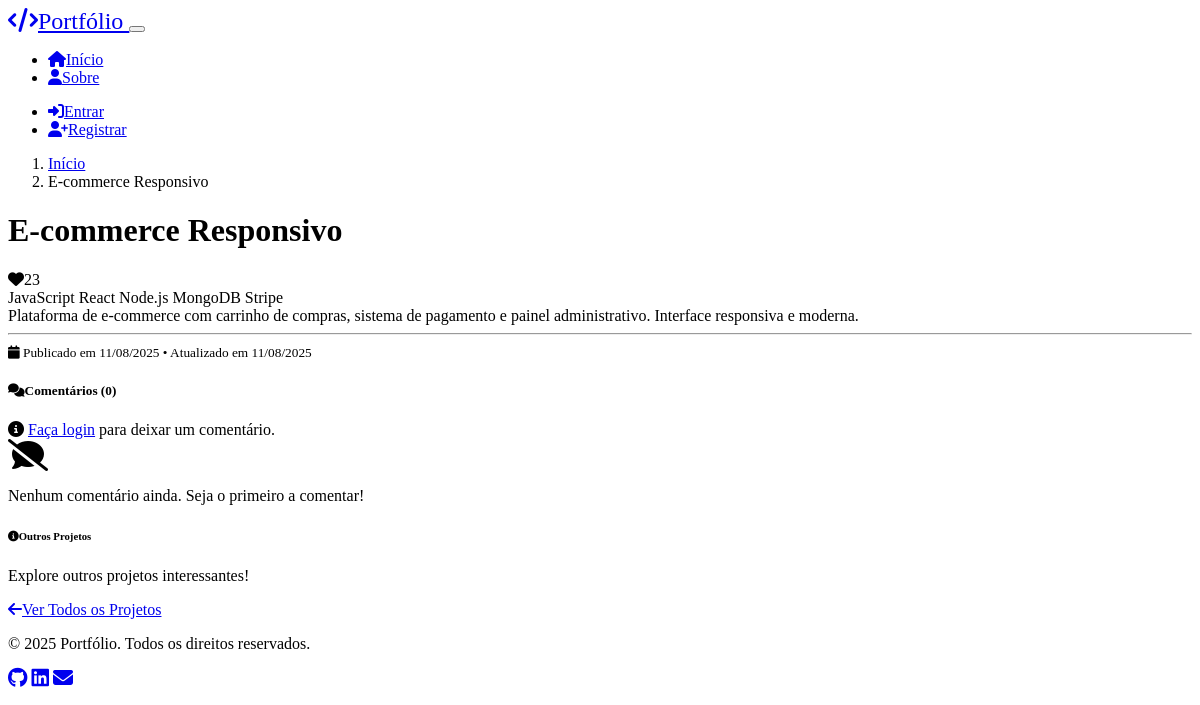
Before: /project/2 with the older database file.
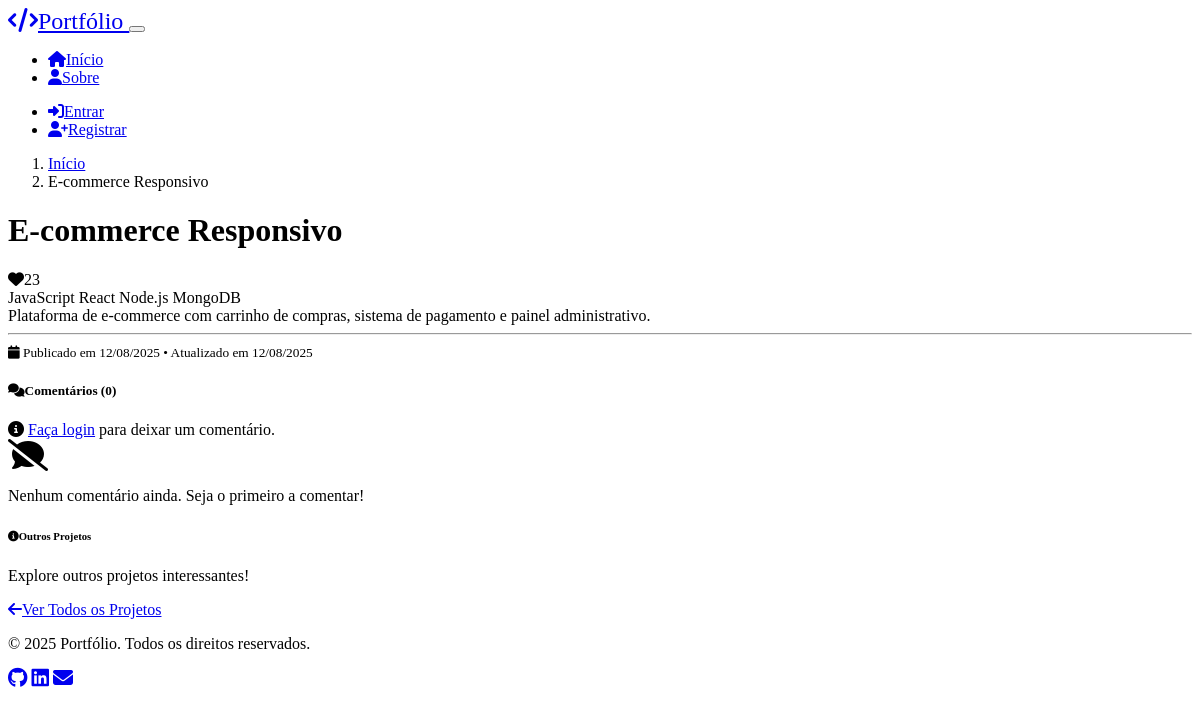
After: the same page with the newer database file.
### models.py (models this page shows, shortened)
class Project(db.Model):
    id = db.Column(db.Integer, primary_key=True)
    titulo = db.Column(db.String(100), nullable=False)
    descricao = db.Column(db.Text, nullable=False)
    imagem_url = db.Column(db.String(200))
    tags = db.Column(db.String(200))  # Comma-separated tags
    status = db.Column(db.String(20), nullable=False, default='draft')  # 'draft' or 'published'
    likes_count = db.Column(db.Integer, default=0)
    criado_em = db.Column(db.DateTime, default=datetime.utcnow)
    atualizado_em = db.Column(db.DateTime, default=datetime.utcnow, onupdate=datetime.utcnow)
    user_id = db.Column(db.Integer, db.ForeignKey('user.id'), nullable=False)
    comments = db.relationship('Comment', backref='project', lazy=True, cascade='all, delete-orphan')
    likes = db.relationship('Like', backref='project', lazy=True, cascade='all, delete-orphan')

### routes.py (the view)
@main_bp.route('/project/<int:id>')
def project_detail(id):
    project = Project.query.get_or_404(id)
    if project.status != 'published' and not (session.get('is_admin')):
        flash('Projeto não encontrado.', 'warning')
        return redirect(url_for('main.index'))
    comments = Comment.query.filter_by(project_id=id).order_by(desc(Comment.criado_em)).all()
    user_liked = False
    if 'user_id' in session:
        like = Like.query.filter_by(user_id=session['user_id'], project_id=id).first()
        user_liked = bool(like)
    form = CommentForm()
    return render_template('project_detail.html', project=project, comments=comments,
                         user_liked=user_liked, form=form)

### templates/project_detail.html (shortened to what the changed rows need)
{% extends "base.html" %}
{% block content %}
<div class="container mt-4">
    <div class="row mb-4">
        <div class="col-12">
            <nav aria-label="breadcrumb">
                <ol class="breadcrumb">
                    <li class="breadcrumb-item"><a href="{{ url_for('main.index') }}">Início</a></li>
                    <li class="breadcrumb-item active">{{ project.titulo }}</li>
                </ol>
            </nav>
        </div>
    </div>
    <div class="row">
        <div class="col-lg-8">
            <div class="card bg-dark border-secondary mb-4">
                <div class="card-body">
                    <div class="d-flex justify-content-between align-items-start mb-3">
                        <h1 class="h2 mb-0">{{ project.titulo }}</h1>
                        <div class="d-flex align-items-center">
                            {% if session.user_id %}
                            <form method="POST" action="{{ url_for('main.toggle_like', id=project.id) }}" class="me-2">
                                <button type="submit" class="btn btn-sm {% if user_liked %}btn-danger{% else %}btn-outline-danger{% endif %}">
                                    <i class="fas fa-heart me-1"></i>{{ project.likes_count }}
                                </button>
                            </form>
                            {% else %}
                            <span class="btn btn-sm btn-outline-danger disabled">
                                <i class="fas fa-heart me-1"></i>{{ project.likes_count }}
                            </span>
                            {% endif %}
                        </div>
                    </div>
                    {% if project.tags %}
                    <div class="mb-3">
                        {% for tag in project.tags.split(',') %}
                        <span class="badge bg-secondary me-1">{{ tag.strip() }}</span>
                        {% endfor %}
                    </div>
                    {% endif %}
                    <div class="project-description">
                        {{ project.descricao|replace('\n', '<br>')|safe }}
                    </div>
                    <hr>
                    <small class="text-muted">
                        <i class="fas fa-calendar me-1"></i>
                        Publicado em {{ project.criado_em.strftime('%d/%m/%Y') }}
                        {% if project.atualizado_em and project.atualizado_em != project.criado_em %}
                        • Atualizado em {{ project.atualizado_em.strftime('%d/%m/%Y') }}
                        {% endif %}
                    </small>
                </div>
            </div>
        </div>
    </div>
</div>
{% endblock %}

Changed rows visible on the page:
changed Project "E-commerce Responsivo": descricao "Plataforma de e-commerce com carrinho de compras, sistema de pagamento e painel administrativo. Interface responsiva e moderna." → "Plataforma de e-commerce com carrinho de compras, sistema de pagamento e painel administrativo."; criado_em "11/08/2025" → "12/08/2025"; atualizado_em "11/08/2025" → "12/08/2025"
Other visible differences:
list line gone: "Stripe"
